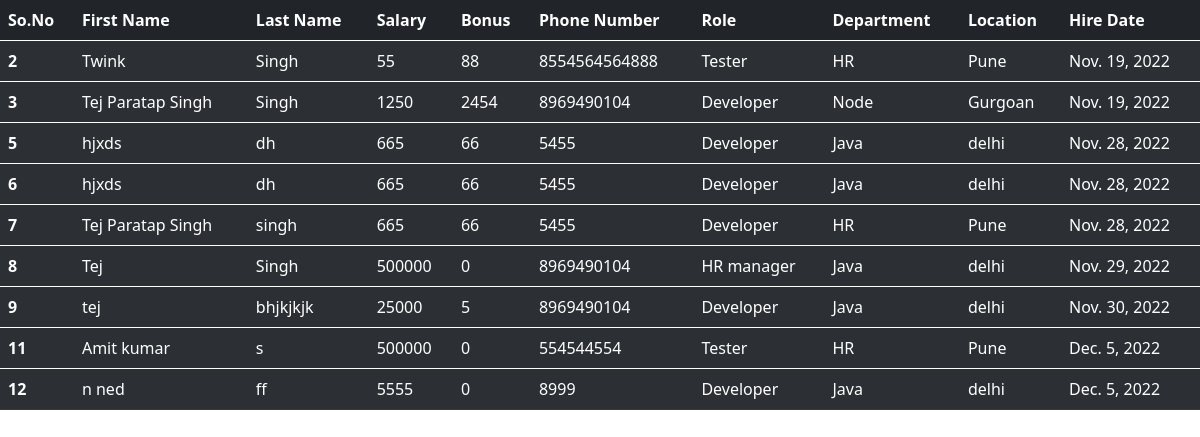
/employeemangaemangent/all_emp, run on the app's committed database.
### employeemangaemangent/models.py (models this page shows, shortened)
class Employee(models.Model):
    first_name = models.CharField(max_length=100, null=False)
    last_name = models.CharField(max_length=100)
    dept = models.ForeignKey(Department, on_delete=models.CASCADE)
    salary = models.IntegerField(default=0)
    bonus = models.IntegerField(default=0)
    role = models.ForeignKey(Role, on_delete=models.CASCADE)
    phone = models.IntegerField(default=0)
    hire_date = models.DateField()
    def __str__(self):
        return "%s %s %s" % (self.first_name, self.last_name, self.phone)

class Role(models.Model):
    name = models.CharField(max_length=100, null=False)

class Department(models.Model):
    name = models.CharField(max_length=100, null=False)
    location = models.CharField(max_length=100)

### employeemangaemangent/views.py (the view)
# urls.py: path('/all_emp', views.all_emp, name="all_emp"),
def all_emp(request):
    emps = Employee.objects.all()
    context = {
        'emps': emps
    }
    print(context)
    return render(request, 'employeemangaemangent/all_employee.html', context)

### employeemangaemangent/templates/employeemangaemangent/all_employee.html (shortened to what this page needs)
<!DOCTYPE html>
<html lang="en">
<head>
</head>
<body>
<link href="https://cdn.jsdelivr.net/npm/bootstrap@5.0.2/dist/css/bootstrap.min.css" rel="stylesheet">
<table class="table table-dark table-striped">
    <thead>
    <tr>
        <th scope="col">So.No</th>
        <th scope="col">First Name</th>
        <th scope="col">Last Name</th>
        <th scope="col">Salary</th>
        <th scope="col">Bonus</th>
        <th scope="col">Phone Number</th>
        <th scope="col">Role</th>
        <th scope="col">Department</th>
        <th scope="col">Location</th>
        <th scope="col">Hire Date</th>
    </tr>
    {% for emp in emps %}
    <tbody>
    <tr>
        <th scope="row">{{emp.id }}</th>
        <td>{{emp.first_name}}</td>
        <td>{{emp.last_name}}</td>
        <td>{{emp.salary}}</td>
        <td>{{emp.bonus}}</td>
        <td>{{emp.phone}}</td>
        <td>{{emp.role.name}}</td>
        <td>{{emp.dept.name}}</td>
        <td>{{emp.dept.location }}</td>
        <td>{{emp.hire_date }}</td>
    </tr>
    </tbody>
    {% endfor %}
</table>
</body>
</html>

### data on the page
Employee: id "2", first_name "Twink", last_name "Singh", salary "55", bonus "88", phone "8554564564888", role.name "Tester", dept.name "HR", dept.location "Pune", hire_date "Nov. 19, 2022"
Employee: id "3", first_name "Tej Paratap Singh", last_name "Singh", salary "1250", bonus "2454", phone "8969490104", role.name "Developer", dept.name "Node", dept.location "Gurgoan", hire_date "Nov. 19, 2022"
Employee: id "5", first_name "hjxds", last_name "dh", salary "665", bonus "66", phone "5455", role.name "Developer", dept.name "Java", dept.location "delhi", hire_date "Nov. 28, 2022"
Employee: id "6", first_name "hjxds", last_name "dh", salary "665", bonus "66", phone "5455", role.name "Developer", dept.name "Java", dept.location "delhi", hire_date "Nov. 28, 2022"
Employee: id "7", first_name "Tej Paratap Singh", last_name "singh", salary "665", bonus "66", phone "5455", role.name "Developer", dept.name "HR", dept.location "Pune", hire_date "Nov. 28, 2022"
Employee: id "8", first_name "Tej", last_name "Singh", salary "500000", bonus "0", phone "8969490104", role.name "HR manager", dept.name "Java", dept.location "delhi", hire_date "Nov. 29, 2022"
Employee: id "9", first_name "tej", last_name "bhjkjkjk", salary "25000", bonus "5", phone "8969490104", role.name "Developer", dept.name "Java", dept.location "delhi", hire_date "Nov. 30, 2022"
Employee: id "11", first_name "Amit kumar", last_name "s", salary "500000", bonus "0", phone "554544554", role.name "Tester", dept.name "HR", dept.location "Pune", hire_date "Dec. 5, 2022"
Employee: id "12", first_name "n ned", last_name "ff", salary "5555", bonus "0", phone "8999", role.name "Developer", dept.name "Java", dept.location "delhi", hire_date "Dec. 5, 2022"
